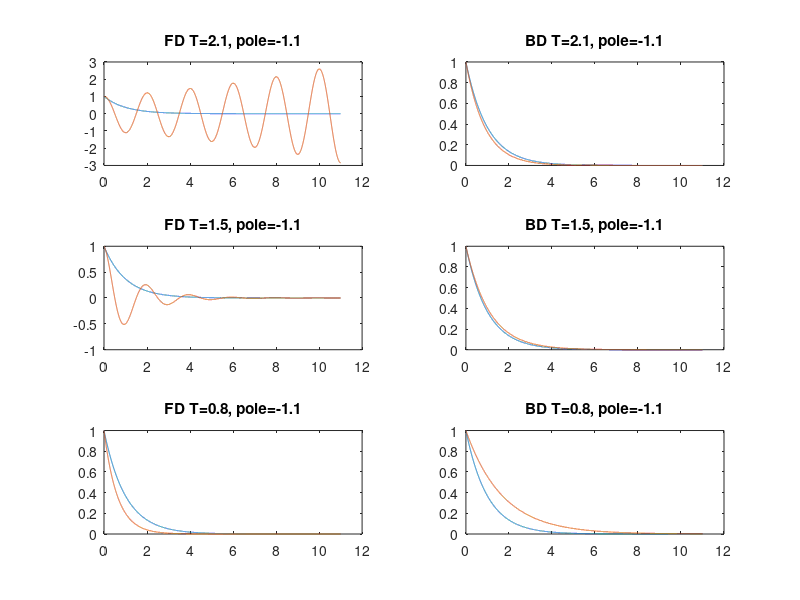

This chart was generated by the following MATLAB code:
%Willard Wider
%6/6/18
%lab5
%ELEC4400 DSP
%forward and backward difference stuff
%NOTE: steps 1-5 and 8 are written on paper
clear();
interval = 10^-3;
t = 0:interval:11;
k=1;
T=0;%just to declare it
y = exp(-k.*t);%can be done here, does not change
figure();

%forwared
T=2.1;
fd = (1-(k*T)).^t;
subplot(3,2,1);
plot(t,y);
hold on;
plot(t,fd);
hold off;
title(sprintf("FD T=%.1f, pole=-1.1",T));

T=1.5;
fd = (1-(k*T)).^t;
subplot(3,2,3);
plot(t,y);
hold on;
plot(t,fd);
title(sprintf("FD T=%.1f, pole=-1.1",T));
hold off;

T=0.8;
fd = (1-(k*T)).^t;
subplot(3,2,5);
plot(t,y);
hold on;
plot(t,fd);
title(sprintf("FD T=%.1f, pole=-1.1",T));
hold off;

%backward
T=2.1;
bd = (1+(k*T)).^-t;
subplot(3,2,2);
plot(t,y);
hold on;
plot(t,bd);
title(sprintf("BD T=%.1f, pole=-1.1",T));
hold off;

T=1.5;
bd = (1+(k*T)).^-t;
subplot(3,2,4);
plot(t,y);
hold on;
plot(t,bd);
title(sprintf("BD T=%.1f, pole=-1.1",T));
hold off;

T=0.8;
bd = (1+(k*T)).^-t;
subplot(3,2,6);
plot(t,y);
hold on;
plot(t,bd);
title(sprintf("BD T=%.1f, pole=-1.1",T));
hold off;